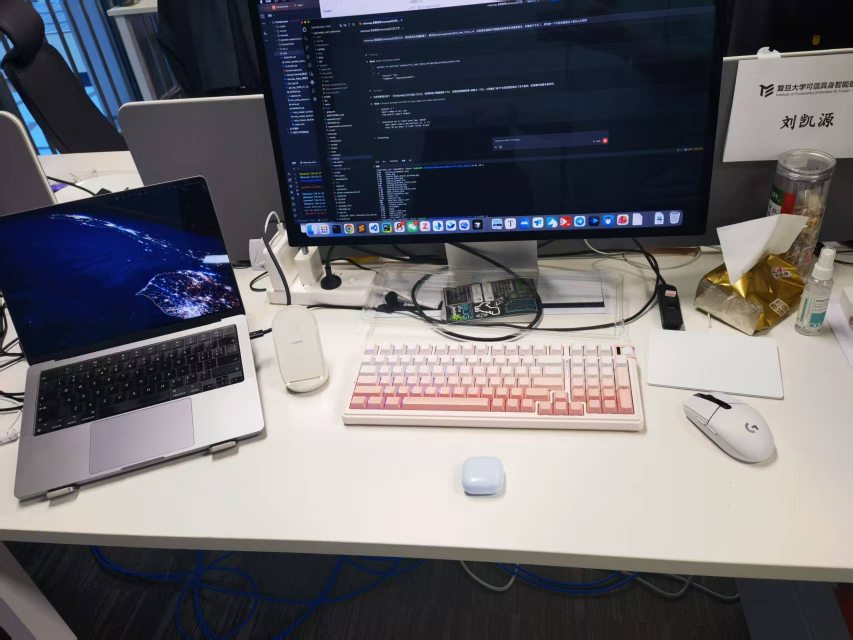
#> input picture examples/self_test.png, 1706 x 1279 px (shown at 1/2 size)
$ python run_gemini_image_edit.py --image ../examples/self_test.png --mask ../examples/self_test.png --output out.png
#> lines starting #> are read from the running program, lines starting #| are printed output that depends on the picture; after the words box and inside, x2 and y2 are one past the last pixel; in counts of white or black regions, pixels touching at a corner belong together
#!/usr/bin/env python3
"""Run semantic Gemini image editing for RoboSnap background completion.

The request contains the source image, a black-hole masked scene, and a binary
mask. Gemini returns a complete empty background. Strict mask compositing is
available only as an explicit compatibility option.
"""

from __future__ import annotations

import argparse
import base64
import io
import json
import mimetypes
import os
import sys
import time
import urllib.error
import urllib.parse
import urllib.request
from pathlib import Path
from typing import Any

import numpy as np
from PIL import Image, ImageFilter


DEFAULT_MODEL = "gemini-3.1-flash-image"
DEFAULT_API_BASE = "https://generativelanguage.googleapis.com/v1beta"
DEFAULT_API_STYLE = "interactions"
DEFAULT_PROMPT = """You are an excellent image inpainter and currently are here to help me inpaint the masked image where only the background is reserved and the interactive area is removed.
Please remove all the black area from these scenes, which is not included in the background.
Keep the room structure unchanged.
Preserve walls, floor, ceiling, windows and lighting to recover a full background image.
Do not change camera perspective.
Return an empty background with consistent geometry and textures. I stress again that I am asking you to inpaint the background, {!not!} refill the mask area.
Make additional careful checks in order not to delete additional background objects.
If there are any pixels from the interactive area that were not completely removed, please remove them as well, leaving only the background.
Special reminder: remove the desktop area as well since I generate the area separately. I want the background to be empty to hold the desk."""


def load_prompt(value: str | None) -> str:
    if not value:
        return DEFAULT_PROMPT
    path = Path(value)
    try:
        if path.is_file():
            text = path.read_text(encoding="utf-8").strip()
        else:
            text = value.strip()
    except OSError:
        # Long or otherwise invalid path-like prompt text is still valid inline text.
        text = value.strip()
    return text or DEFAULT_PROMPT


def pil_to_png_b64(image: Image.Image) -> str:
    buf = io.BytesIO()
    image.save(buf, format="PNG")
    return base64.b64encode(buf.getvalue()).decode("ascii")


def image_to_png_b64(path: Path) -> str:
    return pil_to_png_b64(Image.open(path).convert("RGB"))


def binary_mask(mask_path: Path, size: tuple[int, int]) -> Image.Image:
    mask = Image.open(mask_path).convert("L")
    if mask.size != size:
        mask = mask.resize(size, Image.Resampling.NEAREST)
    return mask.point(lambda p: 255 if p > 0 else 0)


def mask_to_png_b64(mask_path: Path, size: tuple[int, int]) -> str:
    return pil_to_png_b64(binary_mask(mask_path, size))


def masked_scene_to_png_b64(image_path: Path, mask_path: Path) -> str:
    source = Image.open(image_path).convert("RGB")
    mask = binary_mask(mask_path, source.size)
    black = Image.new("RGB", source.size, (0, 0, 0))
    return pil_to_png_b64(Image.composite(black, source, mask))


def build_request(image_path: Path, mask_path: Path, prompt: str, args: argparse.Namespace) -> dict[str, Any]:
    image_size = Image.open(image_path).size
    full_prompt = (
        prompt.strip()
        + "\n\nInput image roles:\n"
        + "1. The first image is the original source photograph.\n"
        + "2. The second image is the masked scene; black pixels mark removed or uncertain interactive content.\n"
        + "3. The third image is the binary guidance mask; white marks known foreground.\n"
        + "The mask is guidance, not a strict edit boundary. Remove any residual interactive-area pixels "
        + "that segmentation missed, including the complete desk/desktop when present. "
        + "Preserve the room background, camera intrinsics, perspective, lighting, and aspect ratio."
    )
    if args.api_style == "generate_content":
        image_config: dict[str, Any] = {}
        if args.aspect_ratio:
            image_config["aspectRatio"] = args.aspect_ratio
        if args.image_size:
            image_config["imageSize"] = args.image_size
        generation_config: dict[str, Any] = {"responseModalities": ["IMAGE"]}
        if image_config:
            generation_config["imageConfig"] = image_config
        return {
            "contents": [
                {
                    "role": "user",
                    "parts": [
                        {"text": full_prompt},
                        {
                            "inlineData": {
                                "mimeType": "image/png",
                                "data": image_to_png_b64(image_path),
                            }
                        },
                        {
                            "inlineData": {
                                "mimeType": "image/png",
                                "data": masked_scene_to_png_b64(image_path, mask_path),
                            }
                        },
                        {
                            "inlineData": {
                                "mimeType": "image/png",
                                "data": mask_to_png_b64(mask_path, image_size),
                            }
                        },
                    ],
                }
            ],
            "generationConfig": generation_config,
        }

    response_format: dict[str, Any] = {"type": "image", "mime_type": "image/png"}
    if args.aspect_ratio:
        response_format["aspect_ratio"] = args.aspect_ratio
    if args.image_size:
        response_format["image_size"] = args.image_size
    return {
        "model": args.model,
        "input": [
            {"type": "text", "text": full_prompt},
            {"type": "image", "mime_type": "image/png", "data": image_to_png_b64(image_path)},
            {"type": "image", "mime_type": "image/png", "data": masked_scene_to_png_b64(image_path, mask_path)},
            {"type": "image", "mime_type": "image/png", "data": mask_to_png_b64(mask_path, image_size)},
        ],
        "response_format": response_format,
        "store": False,
    }


# [28 lines left out: functions request_url, decode_json_response, not called in this run]


def request_gemini(payload: dict[str, Any], args: argparse.Namespace) -> dict[str, Any]:
    api_key = args.api_key or os.environ.get("GEMINI_API_KEY") or os.environ.get("GOOGLE_API_KEY")
    if not api_key:
        raise RuntimeError("Missing Gemini API key. Set GEMINI_API_KEY or GOOGLE_API_KEY.")
    url = request_url(args)
    data = json.dumps(payload).encode("utf-8")
    headers = {"Content-Type": "application/json", "x-goog-api-key": api_key}
    last_error: Exception | None = None
    for attempt in range(args.retries + 1):
        req = urllib.request.Request(url, data=data, headers=headers, method="POST")
        try:
            with urllib.request.urlopen(req, timeout=args.timeout) as resp:
                return decode_json_response(resp, url)
        except urllib.error.HTTPError as exc:
            body = exc.read().decode("utf-8", errors="replace")
            last_error = RuntimeError(f"Gemini HTTP {exc.code}: {body}")
        except (urllib.error.URLError, RuntimeError) as exc:
            last_error = RuntimeError(f"Gemini request failed: {exc}")
        if attempt < args.retries:
            time.sleep(args.retry_delay * (attempt + 1))
    assert last_error is not None
    raise last_error


# [58 lines left out: functions extract_image_bytes, generated_image, write_semantic_output, composite_masked, not called in this run]


def write_status(path: Path, status: dict[str, Any]) -> None:
    path.parent.mkdir(parents=True, exist_ok=True)
    path.write_text(json.dumps(status, indent=2), encoding="utf-8")


def parse_args() -> argparse.Namespace:
    parser = argparse.ArgumentParser(description=__doc__)
    parser.add_argument("--image", type=Path, required=True)
    parser.add_argument("--mask", type=Path, required=True)
    parser.add_argument("--output", type=Path, required=True)
    parser.add_argument("--prompt", help="Prompt text or path to a prompt file.")
    parser.add_argument("--model", default=os.environ.get("GEMINI_IMAGE_MODEL", DEFAULT_MODEL))
    parser.add_argument("--api-base", default=os.environ.get("GEMINI_API_BASE", DEFAULT_API_BASE))
    parser.add_argument(
        "--api-style",
        choices=("interactions", "generate_content"),
        default=os.environ.get("GEMINI_API_STYLE", DEFAULT_API_STYLE),
        help="Gemini REST protocol. generate_content supports Gemini-native proxy gateways.",
    )
    parser.add_argument("--api-key", default=os.environ.get("GEMINI_API_KEY") or os.environ.get("GOOGLE_API_KEY"))
    parser.add_argument("--aspect-ratio", help="Optional Gemini response_format aspect_ratio, e.g. 16:9.")
    parser.add_argument("--image-size", help="Optional Gemini response_format image_size, e.g. 1K or 2K.")
    parser.add_argument("--mask-blur", type=float, default=1.5)
    parser.add_argument(
        "--strict-mask-composite",
        action="store_true",
        help="Copy black-mask pixels from the source instead of accepting Gemini's semantic full-frame edit.",
    )
    parser.add_argument("--timeout", type=float, default=180.0)
    parser.add_argument("--retries", type=int, default=2)
    parser.add_argument("--retry-delay", type=float, default=3.0)
    parser.add_argument("--raw-output", type=Path, help="Optional path for the uncomposited generated image.")
    parser.add_argument("--status", type=Path)
    return parser.parse_args()


def main() -> int:
    args = parse_args()
    prompt = load_prompt(args.prompt)
    payload = build_request(args.image, args.mask, prompt, args)
#> in build_request, `image_size = Image.open(image_path).size`: image_size = (1706, 1279)
#> in pil_to_png_b64, image is the input picture: PIL image 1706x1279 RGB; mean R, G, B 105.7, 104.4, 109.3
#> in binary_mask, `mask = Image.open(mask_path).convert("L")`:
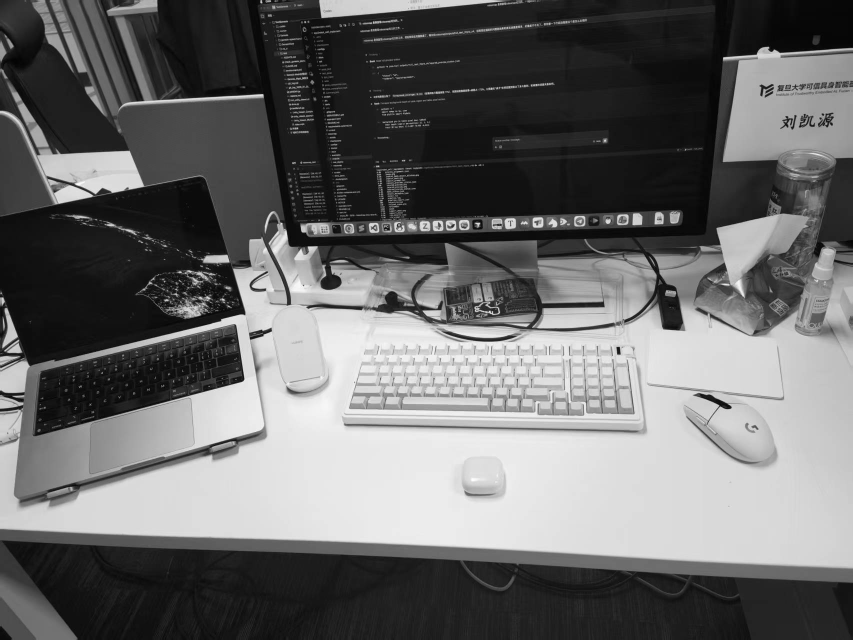
#> mask: PIL image 1706x1279 L (shown at 1/2 size); min 0, max 254, mean 105.3
#> in binary_mask, `return mask.point(lambda p: 255 if p > 0 else 0)`:
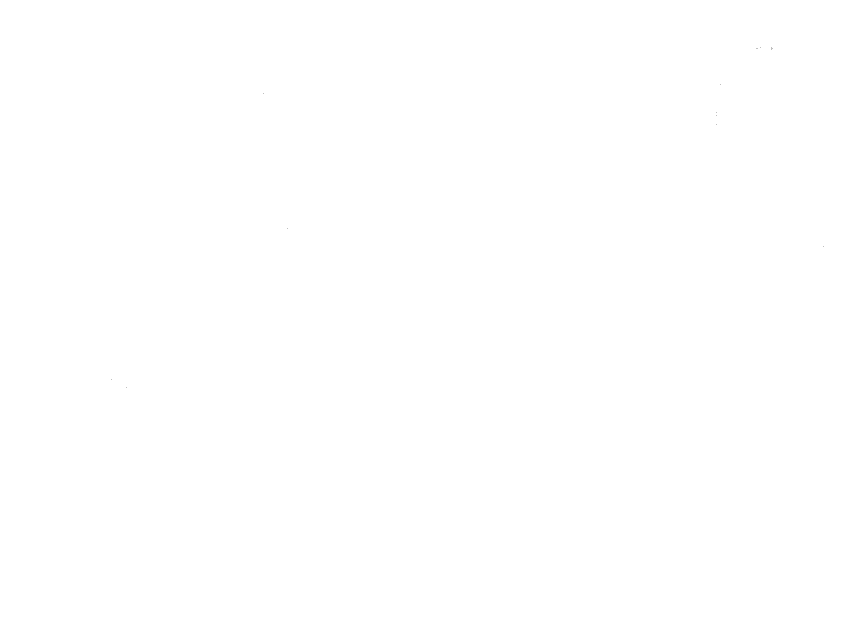
#> returned value: PIL image 1706x1279 L (shown at 1/2 size); 100% white; black in thin lines or dots, all inside (x1, y1, x2, y2) = (223, 95, 1648, 775)
#> in masked_scene_to_png_b64, `black = Image.new("RGB", source.size, (0, 0, 0))`: black: PIL image 1706x1279 RGB; every value is 0
#> payload = 4 items
    response = request_gemini(payload, args)
    image_bytes, mime_type = extract_image_bytes(response)

    if args.raw_output:
        suffix = mimetypes.guess_extension(mime_type) or ".png"
        raw_path = args.raw_output
        if raw_path.suffix == "":
            raw_path = raw_path.with_suffix(suffix)
        raw_path.parent.mkdir(parents=True, exist_ok=True)
        raw_path.write_bytes(image_bytes)
    else:
        raw_path = None

    if args.strict_mask_composite:
        composite_masked(args.image, image_bytes, args.mask, args.output, args.mask_blur)
        output_mode = "strict_mask_composite"
    else:
        write_semantic_output(args.image, image_bytes, args.output)
        output_mode = "semantic_full_frame"
    status_path = args.status or args.output.with_name(args.output.stem + "_status.json")
    mask = Image.open(args.mask).convert("L")
    status = {
        "status": "gemini_image_edit_complete",
        "model": args.model,
        "api_base": args.api_base,
        "api_style": args.api_style,
        "image": str(args.image),
        "mask": str(args.mask),
        "output": str(args.output),
        "raw_output": str(raw_path) if raw_path else None,
        "prompt": prompt,
        "aspect_ratio": args.aspect_ratio,
        "image_size": args.image_size,
        "output_mode": output_mode,
        "strict_mask_composite": bool(args.strict_mask_composite),
        "mask_blur": args.mask_blur if args.strict_mask_composite else None,
        "masked_pixels": int((np.asarray(mask) > 0).sum()),
        "response_mime_type": mime_type,
    }
    write_status(status_path, status)
    print(json.dumps(status, indent=2))
    return 0


if __name__ == "__main__":
    try:
#> (the run stopped early here; a loop or call above may not have finished)
